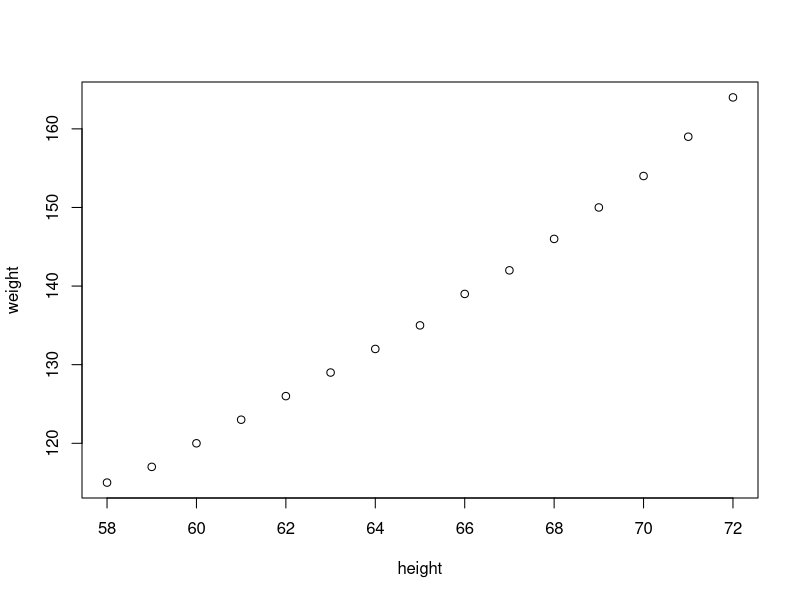
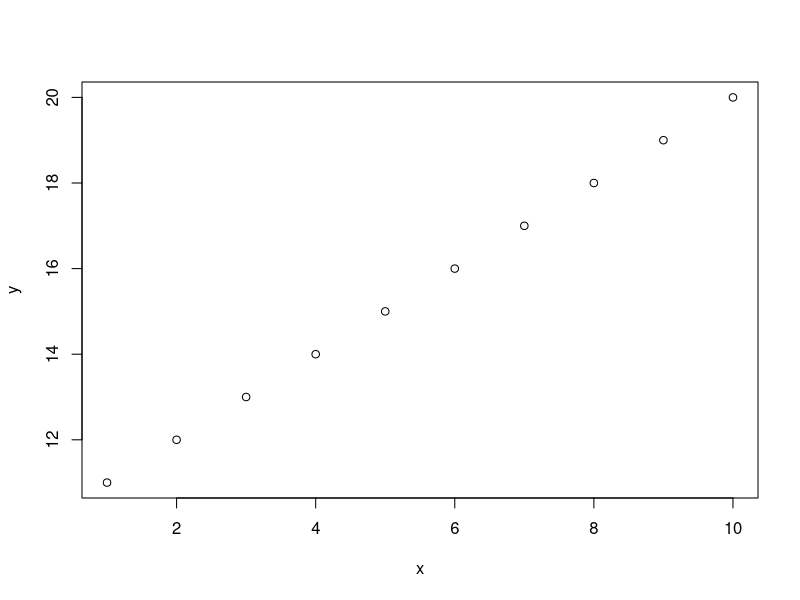
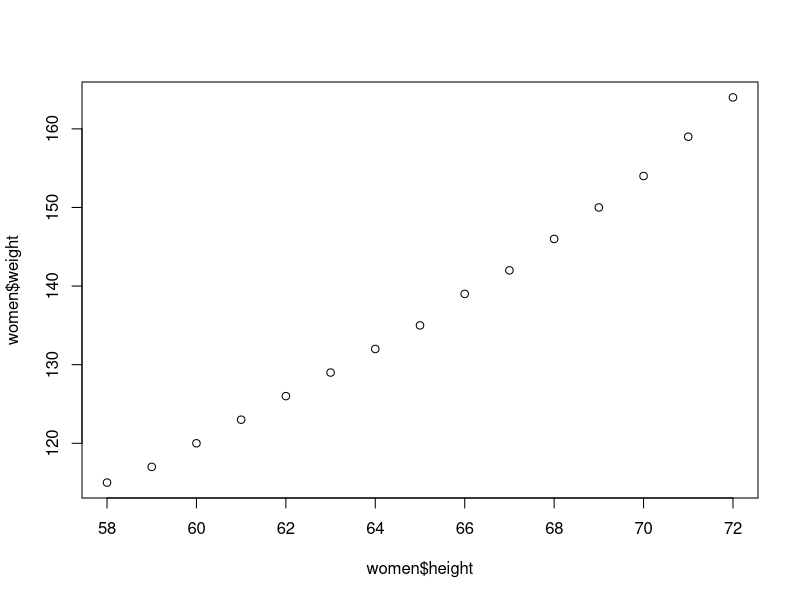
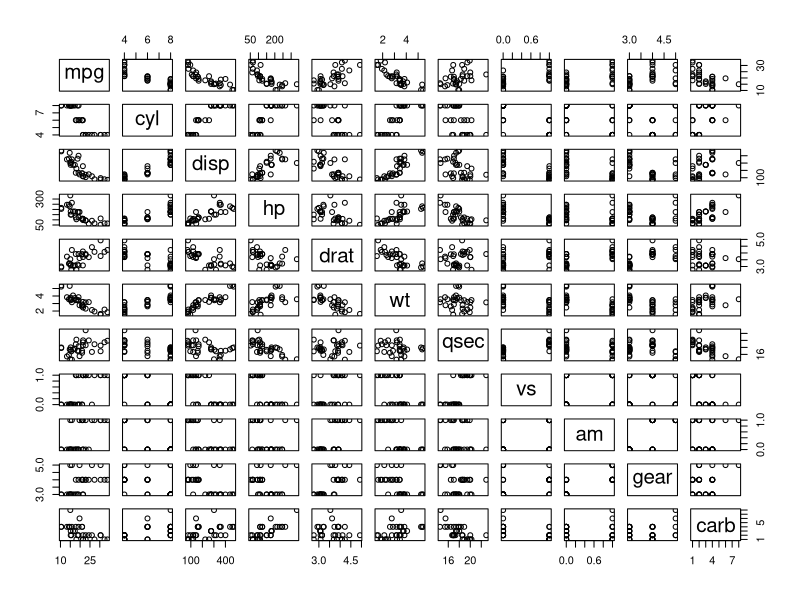
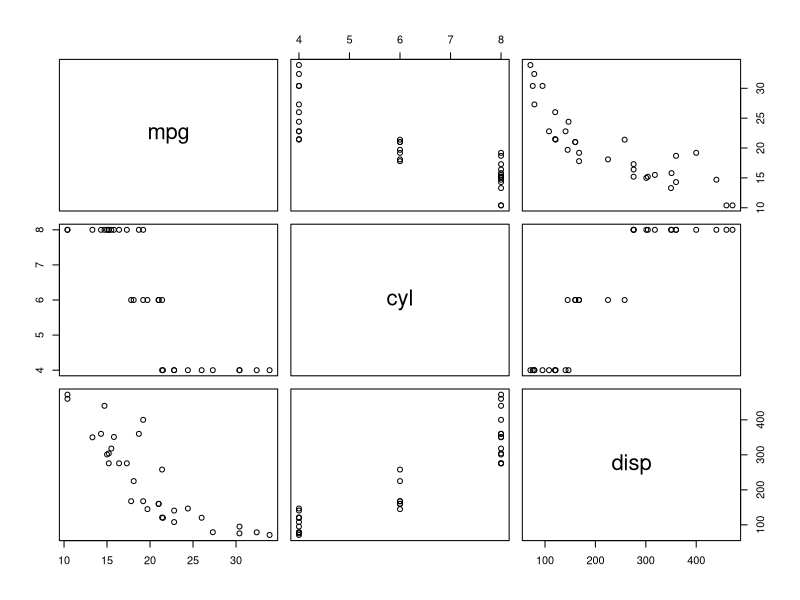
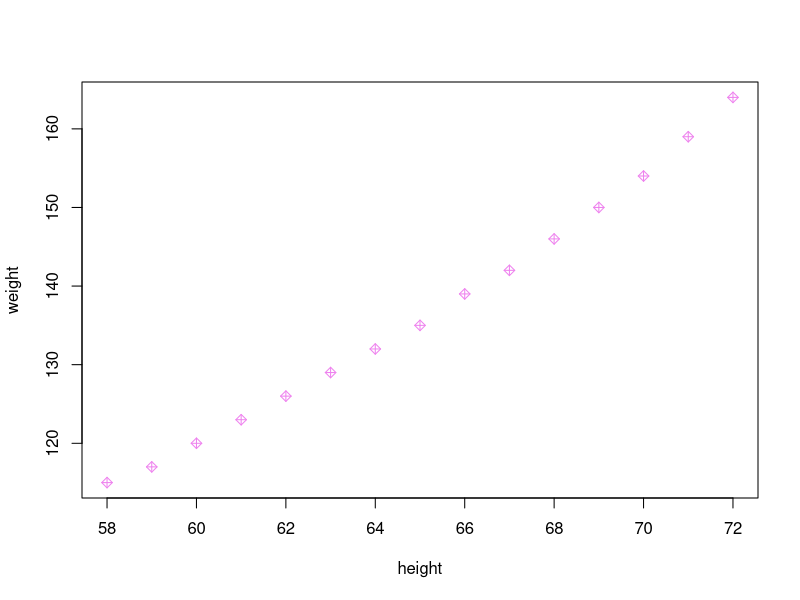
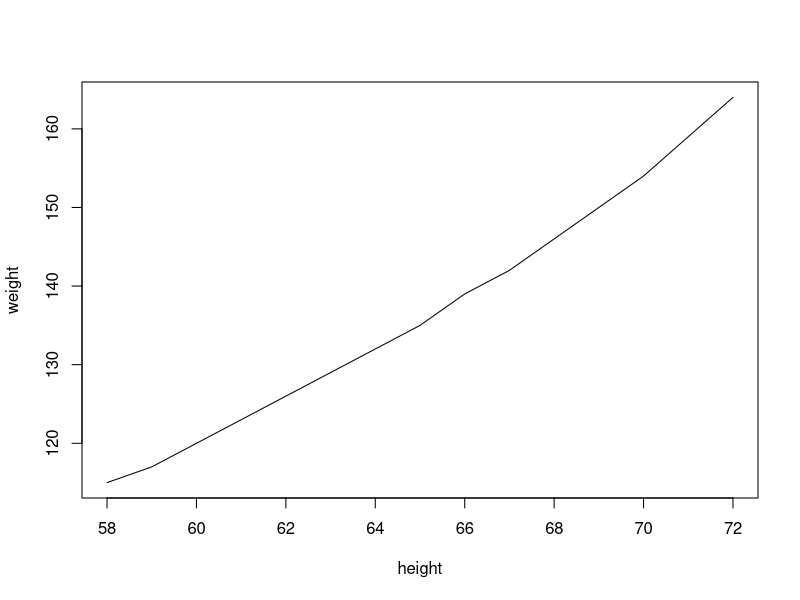
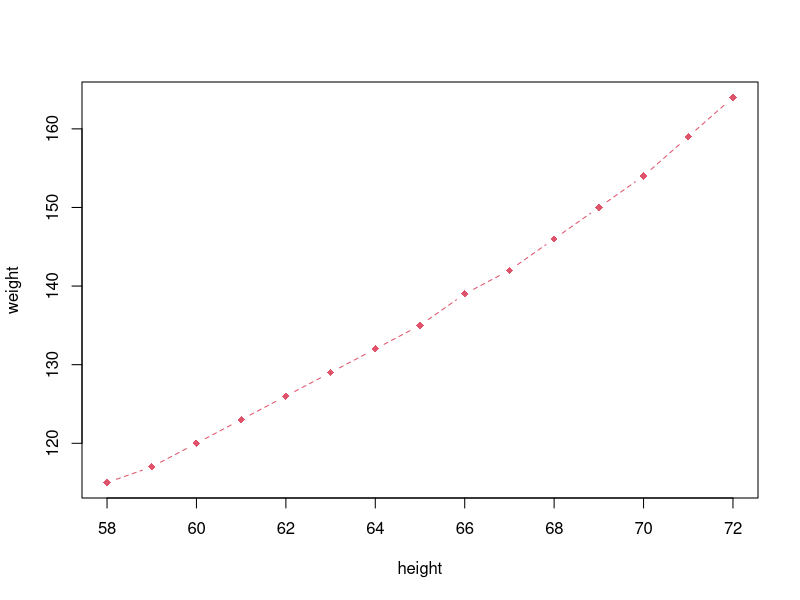

R code for these plots, in order: (Note: this script raises an error after producing the figures.)
# Combined Plots

#plot, histogram, pie, boxplot, linechart, correlation plot

#plot
women
?women
str(women)
plot(women)
x=seq(1,10)
y=seq(11,20)
plot(x,y)
plot(x=women$height, y=women$weight)
?plot
plot(mtcars)
pairs(mtcars[,1:3])
plot(women, type='p', pch=9,col='violet')# pch = plotting symbols
plot(women, type='l')
plot(women, type='b', pch=18, lty=2, col=2)
plot(women, xlim=c(30,100), ylim=c(min(women$weight)-10, 200), pch=10)
data()

#more features with plot
plot(y=women$height, x=women$weight, pch=15, xlab='Weight', ylab='Height', col='red', cex=2, type='b') #cex=amplification factor
title(main='Main Title- PDU', sub='Sub Title')
#see cheat sheet on base graphs

plot(women)
abline(lm(women$weight ~ women$height), col='red', lty=2, lwd=4)
abline(h = c(130, 150), col='green') 
abline(v=c(62, 66, 70), col='blue')
abline(v=women$height, col='purple')

#boxplot
boxplot(women$height)
boxplot(df$marks1)

abline(h=c(58, 62,65,68,72))
text(x=1.2,y=c(58,62,65,68,72),c('min','Q1','Q2=median','Q3','max'))
?abline
#draw lines on plot for number summary
summary(women)
quantile(women$height)
boxplot(women$height, col='green')
abline(h=quantile(women$height))
x=rnorm(1000,mean=40,sd=2)
y=summary(x)
boxplot(x)
(sum1=as.vector(summary(x)))
abline(h=sum1)
text(x=1.5,y=sum1,c('min','Q1','Q2','Q3','max'),col='red')
#histogram
hist(women$height)
hist(women$height, breaks=10)
hist(women$height, breaks=5, col=1:5)
hist(df$marks2, breaks=3)
#histogram2
?rnorm
x = rnorm(n=100000,mean=50,sd=10)
hist(x)

hist(x, freq=F, col=1:5)
plot(density(x))
lines(density(x))

#density plot : shape of data
plot(density(x), col='red')


#pie
x = c(10,20,40,50)
pie(x)
xlabels = c('A','B','C','D')
pie(x, labels=xlabels)
pie(x, labels=paste(round(x/sum(x) * 100,0),'%') )

x
#barplot
barplot(x,col=1:4)
barplot(x,col=1:4, horiz = T)

#correlation plot
pairs(women)
cor(women$height,women$weight)

names(mtcars)
cor(mtcars)
pairs(mtcars)
options(digits=4)
pairs(mtcars[1:4])

